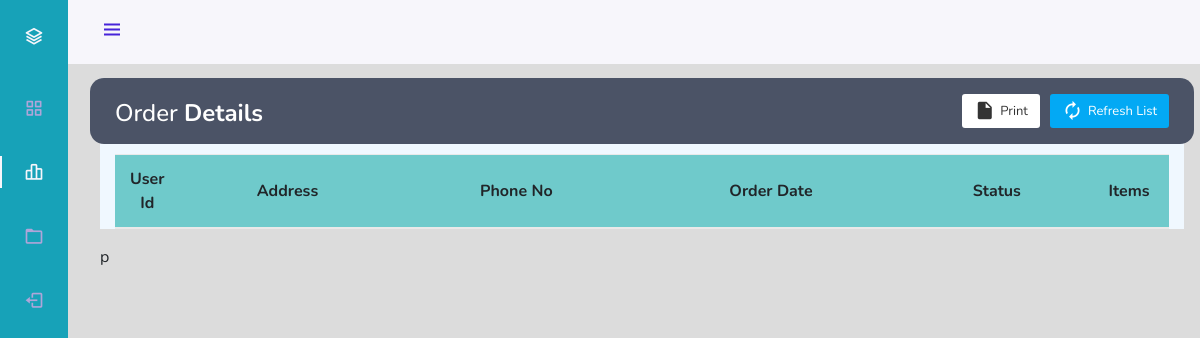
/Tailorpanel/index.php?page=orderManage (signed in), run on an earlier commit of the app's database.
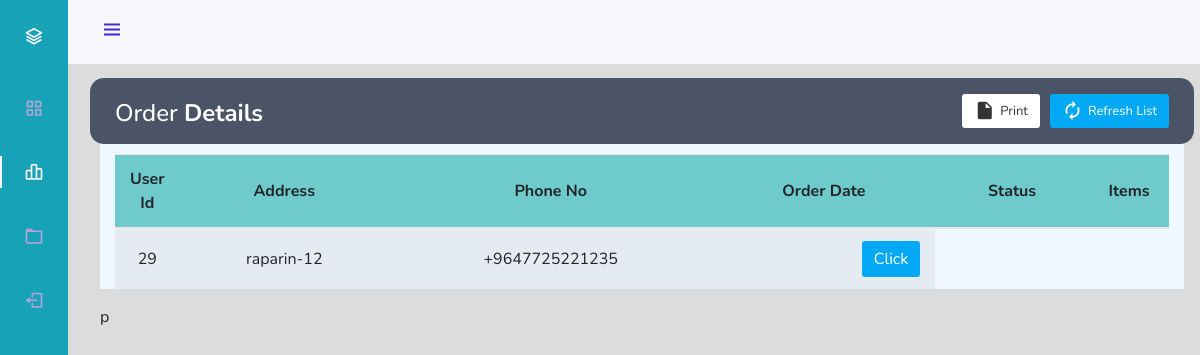
And on a later commit of the database.
### tables this page shows
CREATE TABLE `tailor` (
  `User_ID` int(11) NOT NULL,
  `Name` varchar(255) NOT NULL,
  `Email` varchar(255) NOT NULL,
  `Phone` text NOT NULL,
  `City` varchar(255) NOT NULL,
  `Address` varchar(255) NOT NULL,
  `Gender` varchar(255) NOT NULL,
  `Numcard` text NOT NULL,
  `Noteorder` varchar(255) NOT NULL,
  `Typestyle` varchar(255) NOT NULL,
  `Qyasishan` varchar(255) NOT NULL,
  `Panibal` varchar(255) NOT NULL,
  `Qyasisng` varchar(255) NOT NULL,
  `Drezhiqol` varchar(250) NOT NULL,
  `Drezhibla` varchar(255) NOT NULL,
  `Tailorid` int(11) NOT NULL
);

### Tailorpanel/orderManage.php (shortened to what this page needs)
<div class="container" style="margin-top:98px;background: aliceblue;">
    <div class="table-wrapper">
        <div class="table-title" style="border-radius: 14px;">
            <div class="row">
                <div class="col-sm-4">
                    <h2>Order <b>Details</b></h2>
                </div>
                <div class="col-sm-8">
                    <a href="" class="btn btn-primary"><i class="material-icons">&#xE863;</i> <span>Refresh
                            List</span></a>
                    <a href="#" onclick="window.print()" class="btn btn-info"><i class="material-icons">&#xE24D;</i>
                        <span>Print</span></a>
                </div>
            </div>
        </div>
        <table class="table table-striped table-hover text-center" id="NoOrder">
            <thead style="background-color: rgb(111 202 203);">
                <tr>
                    <th>User Id</th>
                    <th>Address</th>
                    <th>Phone No</th>
                    <th>Order Date</th>
                    <th>Status</th>
                    <th>Items</th>
                </tr>
            </thead>
            <tbody>
                <?php
                $sql = "SELECT * FROM `tailor` WHERE Tailorid = {$_SESSION['tailorId']}";
                $result = mysqli_query($conn, $sql);
                    while($row = mysqli_fetch_assoc($result)){ ?>
                <tr>
                   <td> <?php echo $row ['User_ID'] ?></td>
                     <td> <?php echo $row ['Address'] ?></td>
                        <td> <?php echo $row ['Phone'] ?></td>
                        <td >
                        <button type="button" class="btn btn-primary" data-bs-toggle="modal" data-bs-target="#exampleModal">
  Click
</button>
                        </td>
                </tr>
            </tbody>
            <?php } ?>
        </table>
    </div>
</div>
<?php
    include 'partials/_orderStatusModal.php';
?>

What changed in the data, as far as the page shows it:
added tailor: User_ID "29", Address "raparin-12", Phone "+9647725221235"
